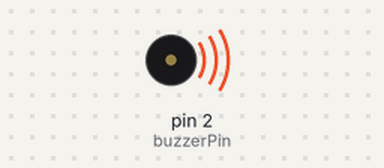
Simulated run of this sketch. Board: Arduino Uno, built with avr-gcc and run on an emulated ATmega328P. Shown: buzzer (waves = sounding).

Above: at 1.7 s.
At 8.8 s:
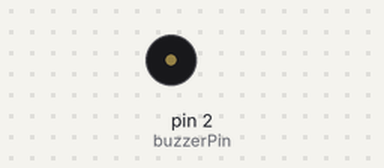
Timing chart, 0 to 10.3 s (numbered marks = the images above):
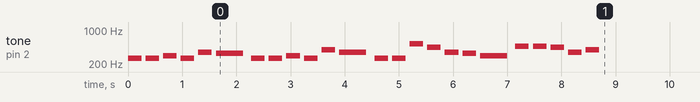

The sketch:

speaker.ino
```cpp
// Define the buzzer pin
int buzzerPin = 2;


// Note definitions for the melody
#define NOTE_C4 262
#define NOTE_D4 294
#define NOTE_E4 330
#define NOTE_F4 349
#define NOTE_G4 392
#define NOTE_A4 440
#define NOTE_AS4 466
#define NOTE_C5 523

////////////
// Define the "Happy Birthday" melody
////////////
int melody[] = {
  NOTE_C4, NOTE_C4, NOTE_D4, NOTE_C4, NOTE_F4, NOTE_E4, // "Happy Birthday to You"
  NOTE_C4, NOTE_C4, NOTE_D4, NOTE_C4, NOTE_G4, NOTE_F4, // "Happy Birthday to You"
  NOTE_C4, NOTE_C4, NOTE_C5, NOTE_A4, NOTE_F4, NOTE_E4, NOTE_D4, // "Happy Birthday dear [Name]"
  NOTE_AS4, NOTE_AS4, NOTE_A4, NOTE_F4, NOTE_G4, NOTE_F4 // "Happy Birthday to You"
};

// Define the note durations
int noteDurations[] = {
  4, 4, 4, 4, 4, 2,
  4, 4, 4, 4, 4, 2,
  4, 4, 4, 4, 4, 4, 2,
  4, 4, 4, 4, 4, 2
};

void sing_happy_birthday(){
  for (int thisNote = 0; thisNote < 24; thisNote++) {
    // To calculate the note duration, take one second divided by the note type.
    int noteDuration = 1000 / noteDurations[thisNote];
    tone(buzzerPin, melody[thisNote], noteDuration);

    // To distinguish the notes, set a minimum time between them.
    int pauseBetweenNotes = noteDuration * 1.30;
    delay(pauseBetweenNotes);

    // Stop the tone playing:
    noTone(buzzerPin);
  }
}
void setup() {
  // Iterate over the notes of the melody:
  sing_happy_birthday();
}

void loop() {

}
```
